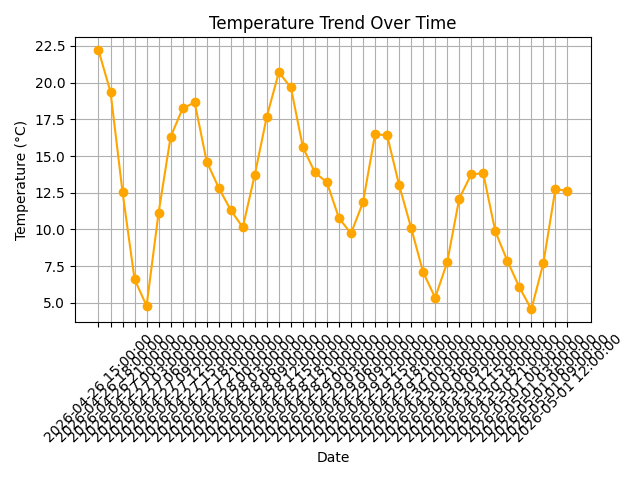

The Python source for this figure:
import pandas as pd
import matplotlib.pyplot as plt

# Load dataset (generated by forecast.py)
df = pd.read_csv("forecast.csv")

# Line chart - temperature trend
plt.plot(df["Date"], df["Temperature"], marker="o", color="orange")
plt.xlabel("Date")
plt.ylabel("Temperature (°C)")
plt.title("Temperature Trend Over Time")
plt.xticks(rotation=45)
plt.grid(True)
plt.tight_layout()
plt.savefig("trend.png")
plt.show()
